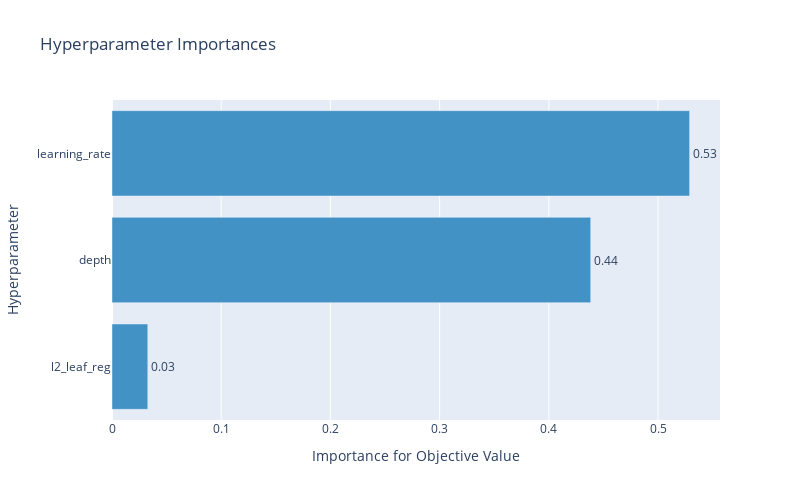

Write notebook code for a chart like this one.
### Code cell
fig = optuna.visualization.plot_param_importances(study_catboost)
fig.update_layout(width=800, height=500)
plt.tight_layout()
fig.show()

### Figure 1 — Plotly figure (JSON) as saved in the notebook; plotly's stock layout.template omitted (floating-point values rounded to 4 significant figures)
{"data": [{"cliponaxis": false, "hovertemplate": ["l2_leaf_reg (FloatDistribution): 0.03276988173832696<extra></extra>", "depth (IntDistribution): 0.4383410880586274<extra></extra>", "learning_rate (FloatDistribution): 0.5288890302030455<extra></extra>"], "marker": {"color": "rgb(66,146,198)"}, "orientation": "h", "text": ["0.03", "0.44", "0.53"], "textposition": "outside", "type": "bar", "x": [0.03277, 0.4383, 0.5289], "y": ["l2_leaf_reg", "depth", "learning_rate"]}], "layout": {"height": 500, "showlegend": false, "title": {"text": "Hyperparameter Importances"}, "width": 800, "xaxis": {"title": {"text": "Importance for Objective Value"}}, "yaxis": {"title": {"text": "Hyperparameter"}}}}
